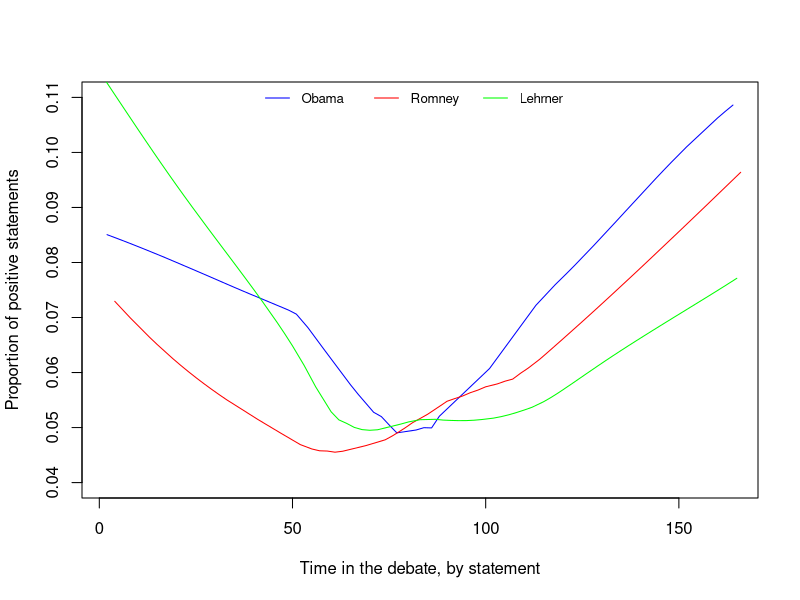

Generate this figure with R: (Note: this script raises an error after producing the figure.)
#HKW1: Exercise 3
setwd("C:/Users/ststest/Dropbox/TextAnalysis Grimmer/Day1")
db<-read.csv('db_debate_MP.csv',header=T,stringsAsFactors = F)
head(db)
db$rate_sb_pos<-db$sb_pos/db$non.stop
plot(lowess(db$rate_sb_pos[db$speaker=='OBAMA']~db$ID[db$speaker=='OBAMA']),type='l', col='blue', ylim=c(.04,.11),
     xlab='Time in the debate, by statement', ylab='Proportion of positive statements')
lines(lowess(db$ID[db$speaker=='ROMNEY'],db$rate_sb_pos[db$speaker=='ROMNEY']),type='l', col='red')
lines(lowess(db$ID[db$speaker=='LEHRER'],db$rate_sb_pos[db$speaker=='LEHRER']),type='l', col='green')
legend('top', ncol=3, lty=1,col=c('blue','red','green'), legend=c('Obama   ', 'Romney   ', 'Lehrner   '), bty='n',cex=.8)

#Trends
summary(lm(rate_sb_pos~ID*as.factor(speaker),db))
#Nothing clear

library(data.table)
tolagdt<-data.table(db)
#Here for the three days sum outcome
tolagdt[, lag.value:=c(NA, speaker[-.N]), by=ID]
db$speaker_lag<-tolagdt$lag.value

#Neither here
summary(lm(rate_sb_pos~speaker*speaker_lag,db))

